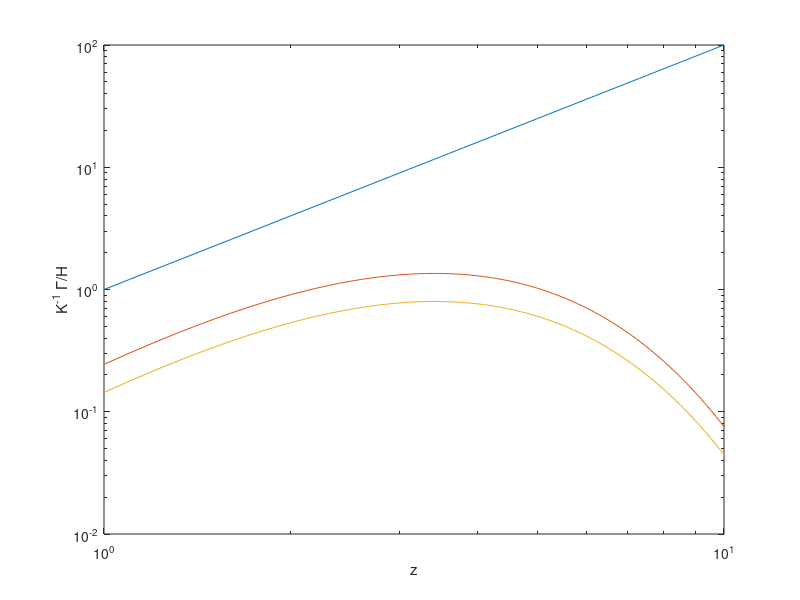

MATLAB code for this plot:
z=1:0.1:10;

f1=z.^2;
f2=3/pi^2*(1 + 1/3)*z.^4.*besselk(1, z); 
f3= 3/pi^2*(344/537 + 26/179)*z.^4.*besselk(1, z);

figure(5)
loglog(z,f1)
hold on
loglog(z,f2)
loglog(z,f3)
hold off
xlabel('z')
ylabel('K^{-1} \Gamma/H')